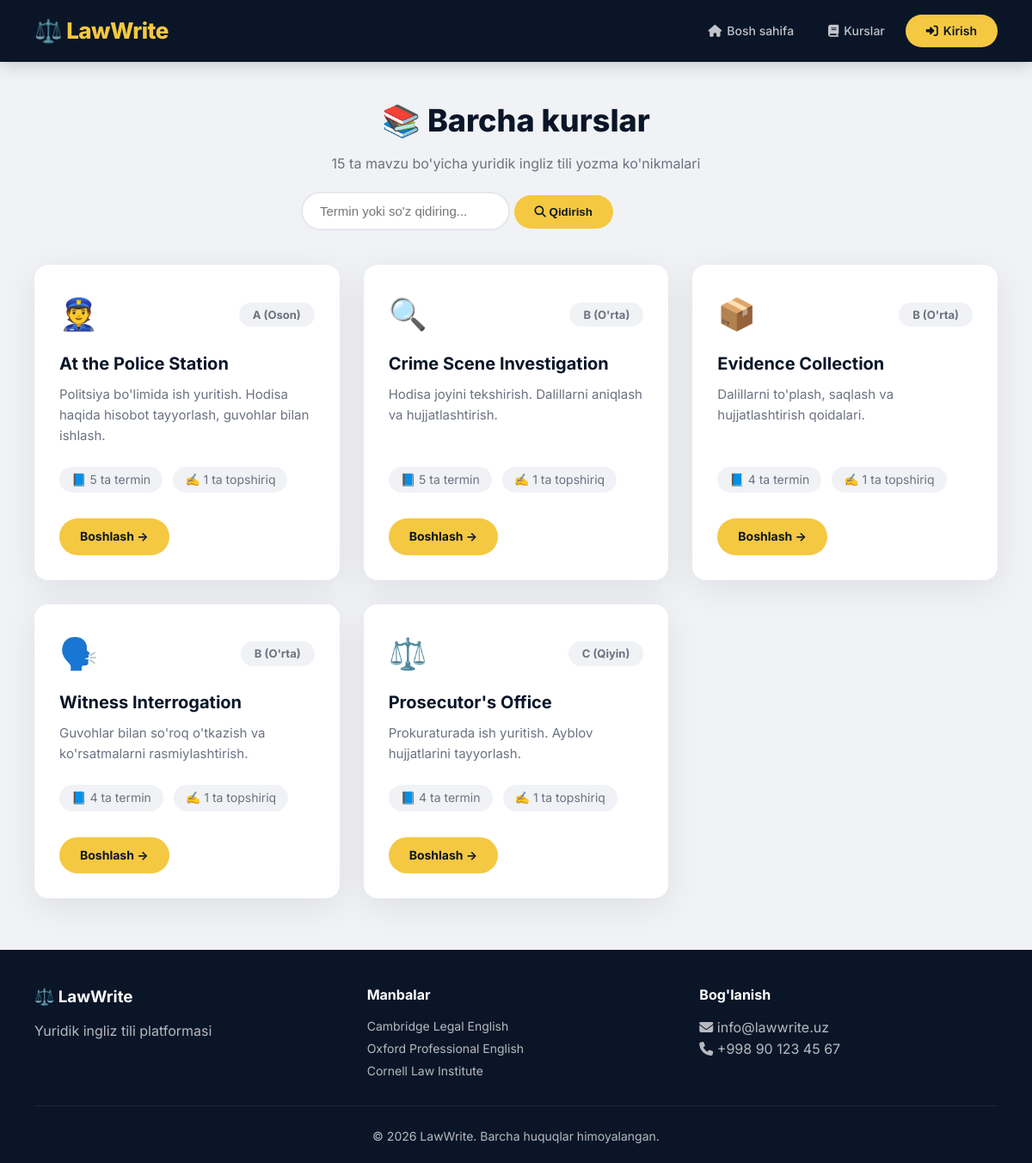
Screenshot of /courses with the database file from the repository.
### app.py (models this page shows)
class Course(db.Model):
    id = db.Column(db.Integer, primary_key=True)
    title = db.Column(db.String(200), nullable=False)
    description = db.Column(db.Text, nullable=False)
    level = db.Column(db.String(10), nullable=False)
    level_name = db.Column(db.String(20), nullable=False)
    icon = db.Column(db.String(50), default='📚')
    order = db.Column(db.Integer, default=0)
    created_at = db.Column(db.DateTime, server_default=db.func.now())
    terms = db.relationship('Term', backref='course', lazy=True, cascade="all, delete-orphan")
    tasks = db.relationship('Task', backref='course', lazy=True, cascade="all, delete-orphan")

### app.py (the view)
@app.route('/courses')
def courses():
    return render_template('courses.html', user=current_user, courses=Course.query.order_by(Course.order).all())

### templates/courses.html (shortened to what this page needs)
{% extends "base.html" %}
{% block content %}
<section class="page-header">
    <h1>📚 Barcha kurslar</h1>
    <p>15 ta mavzu bo'yicha yuridik ingliz tili yozma ko'nikmalari</p>
    <div class="search-box">
        <form action="{{ url_for('search') }}" method="get">
            <input type="text" name="q" placeholder="Termin yoki so'z qidiring..." required>
            <button type="submit"><i class="fas fa-search"></i> Qidirish</button>
        </form>
    </div>
</section>
<section class="course-grid-wide">
    {% for course in courses %}
    <div class="course-card-wide" onclick="location.href='{{ url_for('course_detail', course_id=course.id) }}'">
        <div class="course-card-header">
            <span class="course-emoji">{{ course.icon }}</span>
            <span class="course-level">{{ course.level }} ({{ course.level_name }})</span>
        </div>
        <h3>{{ course.title }}</h3>
        <p>{{ course.description }}</p>
        <div class="course-footer">
            <span class="course-meta">📘 {{ course.terms|length }} ta termin</span>
            <span class="course-meta">✍️ {{ course.tasks|length }} ta topshiriq</span>
        </div>
        <a href="{{ url_for('course_detail', course_id=course.id) }}" class="btn-start">Boshlash →</a>
    </div>
    {% endfor %}
</section>
{% endblock %}

### static/css/style.css (style rules this page uses)
* { margin: 0; padding: 0; box-sizing: border-box; }
:root { --primary: #0a1628; --primary-light: #1a2a4a; --gold: #f5c842; --gold-light: #ffd966; --white: #ffffff; --gray: #f0f2f5; --gray-dark: #6b7280; --shadow: 0 10px 40px rgba(0, 0, 0, 0.08); --shadow-hover: 0 20px 60px rgba(0, 0, 0, 0.12); --radius: 16px; --radius-sm: 10px; --transition: all 0.3s cubic-bezier(0.4, 0, 0.2, 1); }
body { font-family: 'Inter', -apple-system, BlinkMacSystemFont, sans-serif; background: var(--gray); color: var(--primary); line-height: 1.6; min-height: 100vh; display: flex; flex-direction: column; }
.btn-start { display: inline-block; background: var(--gold); color: var(--primary); padding: 8px 24px; border-radius: 50px; text-decoration: none; font-weight: 600; font-size: 14px; transition: var(--transition); }
.search-box { max-width: 500px; margin: 20px auto 0; display: flex; gap: 8px; }
.search-box input { flex: 1; padding: 12px 20px; border: 2px solid #e5e7eb; border-radius: 50px; font-size: 15px; transition: var(--transition); }
.search-box button { padding: 12px 24px; background: var(--gold); color: var(--primary); border: none; border-radius: 50px; font-weight: 700; cursor: pointer; transition: var(--transition); }
.page-header { text-align: center; padding: 40px 20px 20px; background: transparent; }
.page-header h1 { font-size: 36px; font-weight: 800; color: var(--primary); }
.page-header p { color: var(--gray-dark); font-size: 16px; margin-top: 8px; }
.course-meta { display: flex; flex-wrap: wrap; gap: 8px 16px; margin-bottom: 14px; }
.course-card-header { display: flex; justify-content: space-between; align-items: center; margin-bottom: 12px; }
.course-emoji { font-size: 32px; }
.course-level { background: var(--gray); padding: 2px 14px; border-radius: 50px; font-size: 12px; font-weight: 600; color: var(--gray-dark); }
.course-footer { display: flex; gap: 16px; flex-wrap: wrap; }
.course-meta { font-size: 13px; color: var(--gray-dark); background: var(--gray); padding: 2px 12px; border-radius: 50px; }
.course-emoji { font-size: 36px; }
.course-level { background: var(--gray); padding: 4px 16px; border-radius: 50px; font-size: 13px; font-weight: 700; color: var(--gray-dark); white-space: nowrap; }
.course-footer { display: flex; gap: 12px; flex-wrap: wrap; margin-top: 8px; }
.course-meta { font-size: 14px; color: var(--gray-dark); background: var(--gray); padding: 4px 14px; border-radius: 50px; }
.course-grid-wide { display: grid; grid-template-columns: repeat(auto-fill, minmax(320px, 1fr)); gap: 28px; padding: 20px 40px 60px; max-width: 1200px; margin: 0 auto; }
.course-card-wide { background: var(--white); border-radius: var(--radius); padding: 28px; box-shadow: var(--shadow); transition: var(--transition); cursor: pointer; border: 1px solid transparent; display: flex; flex-direction: column; }
.course-card-wide .course-card-header { display: flex; justify-content: space-between; align-items: center; margin-bottom: 12px; }
.course-card-wide .course-emoji { font-size: 36px; }
.course-card-wide .course-level { background: var(--gray); padding: 4px 16px; border-radius: 50px; font-size: 13px; font-weight: 700; color: var(--gray-dark); white-space: nowrap; }
.course-card-wide h3 { font-size: 20px; font-weight: 700; margin-bottom: 8px; }
.course-card-wide p { font-size: 15px; color: var(--gray-dark); line-height: 1.6; margin-bottom: 16px; flex: 1; }
.course-card-wide .course-footer { display: flex; gap: 12px; flex-wrap: wrap; margin-bottom: 16px; }
.course-card-wide .course-meta { font-size: 14px; color: var(--gray-dark); background: var(--gray); padding: 4px 14px; border-radius: 50px; }
.course-card-wide .btn-start { align-self: flex-start; display: inline-block; background: var(--gold); color: var(--primary); padding: 10px 24px; border-radius: 50px; text-decoration: none; font-weight: 700; transition: var(--transition); }

### rows the page displays
Course: icon "👮", level "A", level_name "Oson", title "At the Police Station", description "Politsiya bo'limida ish yuritish. Hodisa haqida hisobot tayyorlash, guvohlar bilan ishlash.", terms|length "5", tasks|length "1"
Course: icon "🔍", level "B", level_name "O'rta", title "Crime Scene Investigation", description "Hodisa joyini tekshirish. Dalillarni aniqlash va hujjatlashtirish.", terms|length "5", tasks|length "1"
Course: icon "📦", level "B", level_name "O'rta", title "Evidence Collection", description "Dalillarni to'plash, saqlash va hujjatlashtirish qoidalari.", terms|length "4", tasks|length "1"
Course: icon "🗣️", level "B", level_name "O'rta", title "Witness Interrogation", description "Guvohlar bilan so'roq o'tkazish va ko'rsatmalarni rasmiylashtirish.", terms|length "4", tasks|length "1"
Course: icon "⚖️", level "C", level_name "Qiyin", title "Prosecutor's Office", description "Prokuraturada ish yuritish. Ayblov hujjatlarini tayyorlash.", terms|length "4", tasks|length "1"
